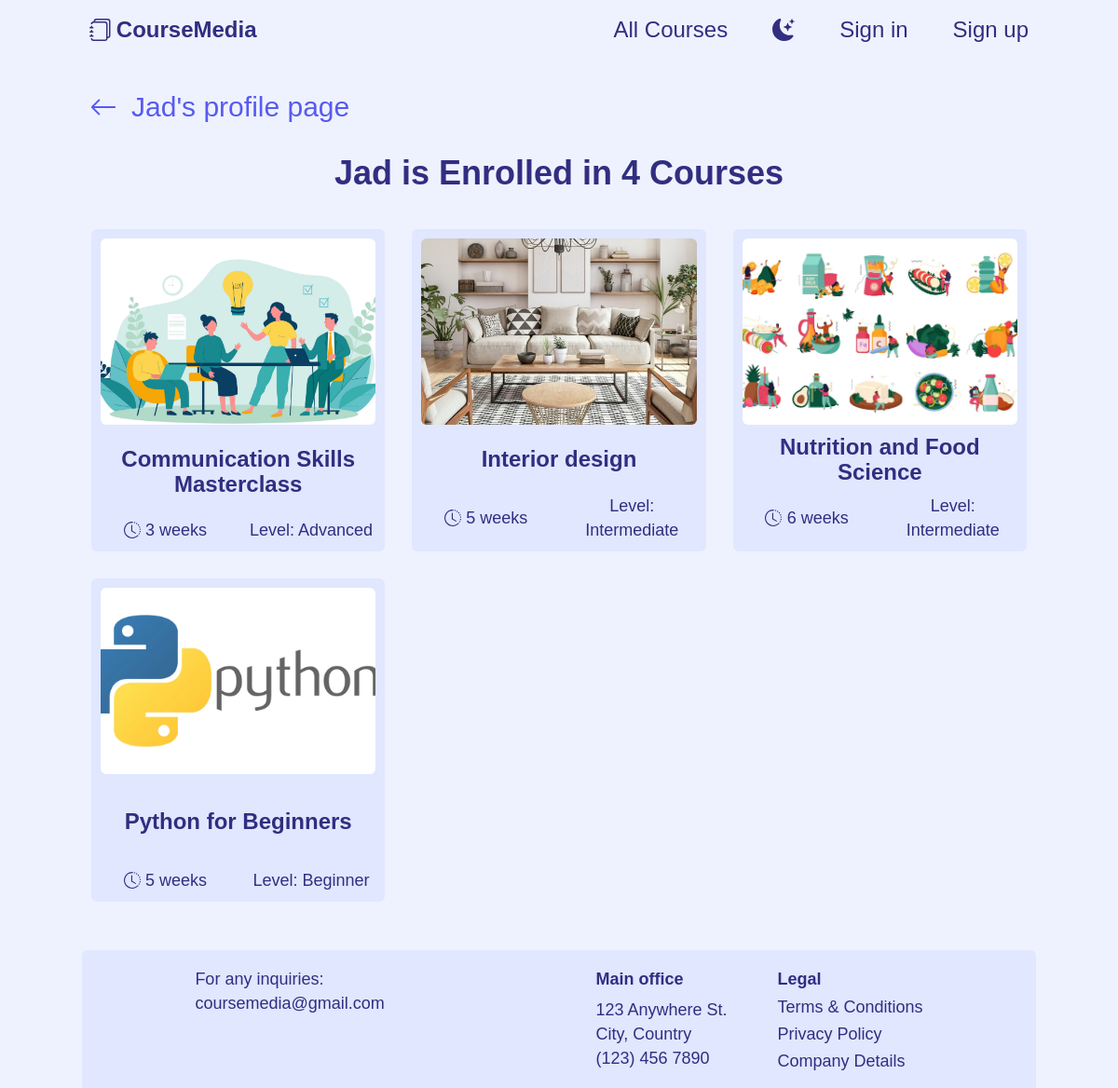
The app's page /profile/6/enrolledCourses with its own data.
### courses_platform/models.py (models this page shows, shortened)
class User(AbstractUser):
    REQUIRED_FIELDS = ["role", "about"]
    STUDENT = 1
    INSTRUCTOR = 2
    ROLE_CHOICES = [
        (STUDENT, "Student"),
        (INSTRUCTOR, "Instructor")
    ]
    role = models.PositiveSmallIntegerField(choices=ROLE_CHOICES)
    instructor_title = models.CharField(max_length=120, null=True, blank=True, validators=[
                                        MinLengthValidator(10), MaxLengthValidator(120)])
    about = models.TextField(max_length=950, validators=[
                             MinLengthValidator(40), MaxLengthValidator(950)])
    enrolled_courses = models.ManyToManyField(
        "Course", blank=True, related_name="enrolled_students")

class Course(models.Model):
    ART_AND_CULTURE = 1
    COMMUNICATION = 2
    COMPUTER_SCIENCE = 3
    DESIGN = 4
    FOOD_AND_NUTRITION = 5
    LANGUAGE = 6
    MATH = 7
    SCIENCE = 8
    CATEGORY_CHOICES = [
        (ART_AND_CULTURE, "Art & Culture"),
        (COMMUNICATION, "Communication"),
        (COMPUTER_SCIENCE, "Computer Science"),
        (DESIGN, "Design"),
        (FOOD_AND_NUTRITION, "Food & Nutrition"),
        (LANGUAGE, "Language"),
        (MATH, "Math"),
        (SCIENCE, "Science"),
    ]
    ENGLISH = 1
    FRENCH = 2
    SPANISH = 3
    LANGUAGE_CHOICES = [
        (ENGLISH, "English"),
        (FRENCH, "French"),
        (SPANISH, "Spanish")
    ]
    BEGINNER = 1
    INTERMEDIATE = 2
    ADVANCED = 3
    LEVEL_CHOICES = [
        (BEGINNER, "Beginner"),
        (INTERMEDIATE, "Intermediate"),
        (ADVANCED, "Advanced")
    ]
    instructor = models.ForeignKey(
        "User", on_delete=models.CASCADE, related_name="courses_taught")
    title = models.CharField(max_length=80, validators=[
                             MinLengthValidator(10), MaxLengthValidator(80)])
    image = models.ImageField(
        upload_to="courses_images/", null=True, blank=True)
    category = models.PositiveSmallIntegerField(choices=CATEGORY_CHOICES)
    short_description = models.TextField(max_length=200, validators=[
                                         MinLengthValidator(50), MaxLengthValidator(200)])
    duration = models.PositiveSmallIntegerField(
        validators=[MinValueValidator(2), MaxValueValidator(24)])
    long_description = models.TextField(
        max_length=2000, validators=[MinLengthValidator(200), MaxLengthValidator(2000)])
    language = models.PositiveSmallIntegerField(choices=LANGUAGE_CHOICES)
    level = models.PositiveSmallIntegerField(choices=LEVEL_CHOICES)
    prerequisite = models.ForeignKey(
        "self", on_delete=models.SET_NULL, null=True, blank=True)
    certificate = models.BooleanField()
    passing_grade = models.PositiveSmallIntegerField(
        validators=[MinValueValidator(50), MaxValueValidator(100)])
    passers = models.ManyToManyField(
        "User", blank=True, related_name="courses_passed")
    creation_date = models.DateField(auto_now_add=True)

### courses_platform/views.py (the view)
def enrolled_courses(request, user_id):
    try:
        current_user = User.objects.get(id=user_id)
    except User.DoesNotExist:
        messages.error(request, "Invalid user id")
        return HttpResponseRedirect(reverse("index"))
    enrolled_not_passed_courses = []
    enrolled_courses = current_user.enrolled_courses.all().order_by("title")
    for course in enrolled_courses:
        if course not in current_user.courses_passed.all():
            enrolled_not_passed_courses.append(course)
    return render(request, "courses_platform/enrolled_courses.html", {
        "current_user": current_user,
        "enrolled_not_passed_courses": enrolled_not_passed_courses
    })

### courses_platform/templates/courses_platform/enrolled_courses.html (shortened to what this page needs)
{% extends "courses_platform/layout.html" %}
{% load static %}
{% block link %}
    <link href="{% static 'courses_platform/components/course-cards.css' %}" rel="stylesheet">
    <link href="{% static 'courses_platform/pages/completed-enrolled-courses.css' %}" rel="stylesheet">
{% endblock %}
{% block body %}
    <div class="my-container profile-courses__main-container">
        <a class="profile-courses__a" href="{% url 'user_profile' current_user.id %}">
            <svg class="profile-courses__icon" xmlns="http://www.w3.org/2000/svg" fill="currentColor" viewBox="0 0 16 16">
                <path fill-rule="evenodd" d="M15 8a.5.5 0 0 0-.5-.5H2.707l3.147-3.146a.5.5 0 1 0-.708-.708l-4 4a.5.5 0 0 0 0 .708l4 4a.5.5 0 0 0 .708-.708L2.707 8.5H14.5A.5.5 0 0 0 15 8z"/>
            </svg>
            <span>{{ current_user.username }}'s profile page</span>
        </a>
        {% if enrolled_not_passed_courses|length == 1 %}
            <h1 class="profile-courses__h1">{{ current_user.username }} is Enrolled in 1 Course </h1>
        {% else %}
            <h1 class="profile-courses__h1">{{ current_user.username }} is Enrolled in {{ enrolled_not_passed_courses|length }} Courses</h1>
        {% endif %}
        <div class="course-card__cards-grid-wrapper">
            <div class="course-card__cards-grid">
               {% for course in enrolled_not_passed_courses %}
                  <a href="{% url 'course_page' course.id %}" class="course-card__card-anchor">
                     <div class="course-card__card">
                     {% if not course.image %}
                        <img class="course-card__card-img" src="/media/courses_images/default_img.jpg" alt="Course's image">
                     {% else %}
                        <img class="course-card__card-img" src="{{ course.image.url }}" alt="Course's image">
                     {% endif %}
                        <div class="course-card__card-title">{{ course.title }}</div>
                        <div class="course-card__card-description">
                           <div class="course-card__card-duration">
                              <span>{{ course.duration }} weeks</span>
                           </div>
                           <div class="course-card__card-level">Level: {{ course.get_level_display }}</div>
                        </div>
                     </div>
                  </a>
               {% endfor %}
            </div>
         </div>
    </div>
{% endblock %}

### courses_platform/static/courses_platform/styles.css (style rules this page uses)
:root { --clr-dark: #312e81; --clr-light: #eef2ff; --clr-light-a0: #eef2ff00; --clr-light-a05: #eef2ff89; --clr-p-anchor: #585bee; --clr-card-bg: #E0E7FF; --clr-overlay: #000; --clr-bg-disabled-input: #e0e0e0; --clr-txt-disabled-input: #312e81; --size-xxs: 0.5rem; --size-xs: 0.75rem; --size-sm: 0.875rem; --size-base: 1rem; --size-lg: 1.125rem; --size-xl: 1.25rem; --size-2xl: 1.5rem; --size-3xl: 1.875rem; --size-4xl: 2.25rem; --size-5xl: 3rem; --size-6xl: 3.75rem; --size-7xl: 4.5rem; --size-8xl: 6rem; --size-9xl: 8rem; --size-10xl: 10rem; }
* { margin: 0; line-height: calc(1em + 0.5rem); }
html { scroll-behavior: smooth; }
body { font-family: 'General Sans', sans-serif; background-color: var(--clr-light); color: var(--clr-dark); min-height: 100vh; display: flex; flex-direction: column; }
img, picture { display: block; max-width: 100%; user-select: none; }
a { color: var(--clr-dark); }

### courses_platform/static/courses_platform/components/course-cards.css (style rules this page uses)
.course-card__cards-grid-wrapper { display: flex; justify-content: center; }
.course-card__cards-grid { width: 90%; display: grid; grid-template-columns: minmax(0, 1fr); grid-auto-rows: 1fr; justify-items: center; gap: 25px; }
.course-card__card-anchor { width: 100%; border: 2px solid #00000000; border-radius: 6px; text-decoration: none; transition: transform 0.1s linear, border 0.1s linear; }
.course-card__card { background-color: var(--clr-card-bg); border-radius: 6px; display: flex; flex-direction: column; justify-content: space-between; align-items: center; padding: 10px; width: 100%; height: 100%; }
.course-card__card-img { height: 150px; width: 100%; border-radius: 6px; object-fit: cover; }
.course-card__card-title { font-size: var(--size-xl); text-align: center; margin-block-start: 0.4em; margin-block-end: 0.4em; font-weight: 600; line-height: 1.15em; word-break: break-word; display: -webkit-box; -webkit-line-clamp: 2; line-clamp: 2; -webkit-box-orient: vertical; overflow: hidden; text-overflow: ellipsis; }
.course-card__card-description { font-size: var(--size-base); display: flex; gap: 1em; width: 100%; }
.course-card__card-duration { display: flex; justify-content: center; align-items: center; gap: 0.3em; flex: 1; }
.course-card__icon { height: 1em; }
.course-card__card-level { text-align: center; flex: 1; }
@media (min-width: 390px) { .course-card__cards-grid { width: 80%; } }
@media (min-width: 475px) { .course-card__cards-grid { width: 70%; } }
@media (min-width: 640px) { .course-card__cards-grid { grid-template-columns: repeat(2, minmax(0, 1fr)); width: 100%; } }
@media (min-width: 768px) { .course-card__card-img { height: 200px; } }
@media (min-width: 1024px) { .course-card__cards-grid { grid-template-columns: repeat(3, minmax(0, 1fr)); } }
@media (min-width: 1024px) { .course-card__card-title { font-size: var(--size-2xl); } }
@media (min-width: 1024px) { .course-card__card-description { font-size: var(--size-lg); } }

### courses_platform/static/courses_platform/pages/completed-enrolled-courses.css (style rules this page uses)
.profile-courses__main-container { margin-block-start: 2em; margin-block-end: 2em; }
.profile-courses__h1 { font-size: var(--size-2xl); margin-block-end: 1em; text-align: center; }
.profile-courses__a { color: var(--clr-p-anchor); font-size: var(--size-xl); text-decoration: none; display: flex; align-items: center; gap: 0.5em; margin-block-end: 1em; }
.profile-courses__icon { height: 1em; }
@media (min-width: 768px) { .profile-courses__h1 { font-size: var(--size-3xl); } }
@media (min-width: 768px) { .profile-courses__a { font-size: var(--size-2xl); } }
@media (min-width: 1024px) { .profile-courses__h1 { font-size: var(--size-4xl); } }
@media (min-width: 1024px) { .profile-courses__a { font-size: var(--size-3xl); } }

### courses_platform/static/courses_platform/utils.css (style rules this page uses)
.my-container { width: 100%; margin-left: auto; margin-right: auto; padding-left: 0.5rem; padding-right: 0.5rem; }
@media (min-width: 475px) { .my-container { max-width: 475px; } }
@media (min-width: 640px) { .my-container { max-width: 640px; } }
@media (min-width: 768px) { .my-container { max-width: 768px; } }
@media (min-width: 1024px) { .my-container { max-width: 1024px; } }

### records on screen
User: username "Jad"
Course: image (picture), title "Communication Skills Masterclass", duration "3", level "Advanced"
Course: image (picture), title "Interior design", duration "5", level "Intermediate"
Course: image (picture), title "Nutrition and Food Science", duration "6", level "Intermediate"
Course: image (picture), title "Python for Beginners", duration "5", level "Beginner"

### other values on screen
{{ enrolled_not_passed_courses|length }} "4"
